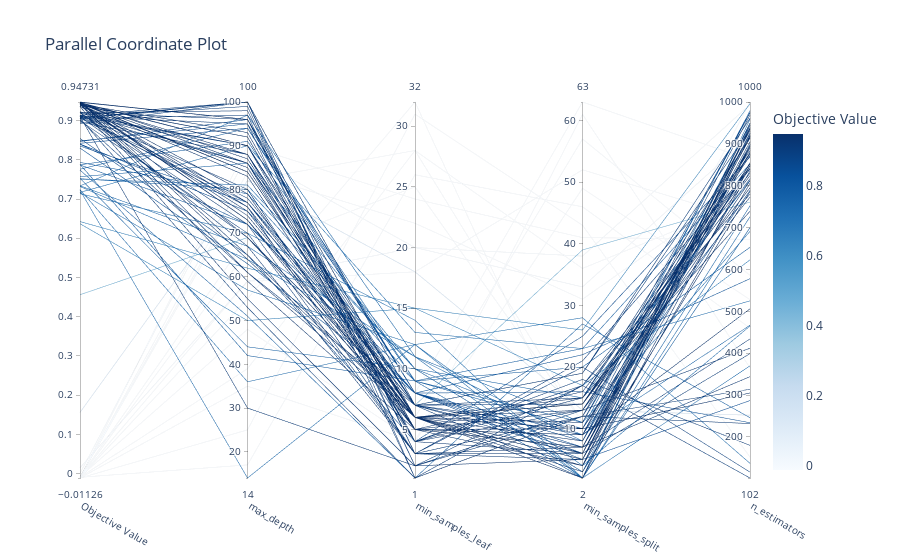

The code cell stored with this chart in its notebook:
### Code cell
vis.plot_parallel_coordinate(study)
